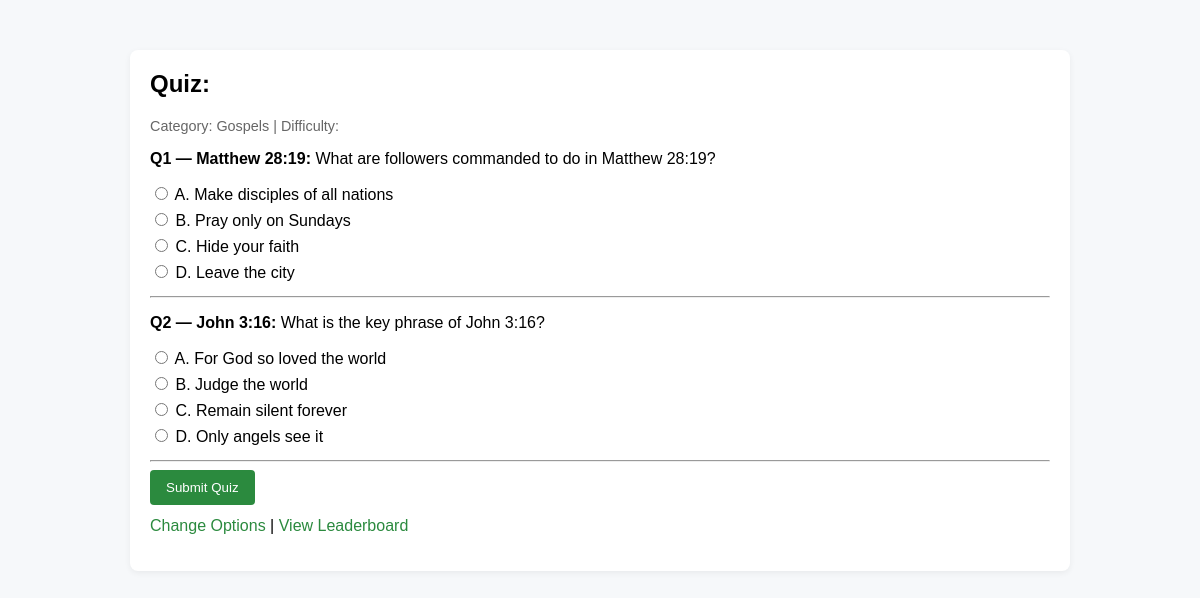
Page /quiz.php?category=Gospels on the committed database.
### tables this page shows
CREATE TABLE IF NOT EXISTS questions (
  id INT AUTO_INCREMENT PRIMARY KEY,
  scripture_ref VARCHAR(120),
  question TEXT,
  option_a VARCHAR(255),
  option_b VARCHAR(255),
  option_c VARCHAR(255),
  option_d VARCHAR(255),
  correct CHAR(1) NOT NULL,
  category VARCHAR(100) DEFAULT 'Faith',
  difficulty ENUM('Easy','Medium','Hard') DEFAULT 'Easy'
);

### src/functions.php (called while the page is built, shortened)
<?php
function esc($s){
    return htmlspecialchars($s, ENT_QUOTES | ENT_SUBSTITUTE, 'UTF-8');
}
?>

### public/quiz.php (the view, shortened to what this page needs)
<?php
require_once __DIR__ . '/../src/db.php';
require_once __DIR__ . '/../src/functions.php';
$category = $_SESSION['quiz_category'] ?? '';
$difficulty = $_SESSION['quiz_difficulty'] ?? '';
$n = intval($_SESSION['quiz_n'] ?? 10);
$where = [];
$params = [];
$types = '';
if ($category !== '') {
    $where[] = "category = ?";
    $types .= 's';
    $params[] = $category;
}
$sql = "SELECT id, scripture_ref, question, option_a, option_b, option_c, option_d FROM questions";
if (count($where)) $sql .= " WHERE " . implode(' AND ', $where);
$sql .= " ORDER BY RAND() LIMIT ?";
$stmt = $mysqli->prepare($sql);
if (count($params)) {
    $types_full = $types . 'i';
    $params_full = $params;
    $params_full[] = $n;
    $stmt->bind_param($types_full, ...$params_full);
} else {
    $stmt->bind_param('i', $n);
}
$stmt->execute();
$result = $stmt->get_result();
$questions = $result->fetch_all(MYSQLI_ASSOC);
?>
<!doctype html>
<html>
<head>
<link rel="stylesheet" href="style.css">
</head>
<body>
<div class="container">
  <h2>Quiz: <?= esc($_SESSION['user_name'] ?? 'Guest') ?></h2>
  <p class="small">Category: <?= esc($category) ?> | Difficulty: <?= esc($difficulty) ?></p>
  <?php if (count($questions) === 0): ?>
    <p>No questions found for the selected filters. <a href="index.php">Go back</a>.</p>
  <?php else: ?>
  <form method="post" id="quizForm">
    <?php foreach($questions as $i => $q): ?>
      <div class="quiz-question">
        <p><strong>Q<?= $i+1 ?> — <?= esc($q['scripture_ref']) ?>:</strong> <?= esc($q['question']) ?></p>
        <div class="options">
          <label><input type="radio" name="answers[<?= $q['id'] ?>]" value="A" required> A. <?= esc($q['option_a']) ?></label>
          <label><input type="radio" name="answers[<?= $q['id'] ?>]" value="B"> B. <?= esc($q['option_b']) ?></label>
          <label><input type="radio" name="answers[<?= $q['id'] ?>]" value="C"> C. <?= esc($q['option_c']) ?></label>
          <label><input type="radio" name="answers[<?= $q['id'] ?>]" value="D"> D. <?= esc($q['option_d']) ?></label>
        </div>
      </div>
      <hr>
    <?php endforeach; ?>
    <button type="submit">Submit Quiz</button>
  </form>
  <?php endif; ?>
  <p style="margin-top:12px;"><a class="link" href="index.php">Change Options</a> | <a class="link" href="leaderboard.php">View Leaderboard</a></p>
</div>
</body>
</html>

### public/style.css (style rules this page uses)
body { font-family:Arial,Helvetica,sans-serif;background:#f6f8fa;margin:0;padding:20px; }
.container { max-width:900px;margin:30px auto;background:#fff;padding:20px;border-radius:8px;box-shadow:0 2px 6px rgba(0,0,0,0.06); }
h1,h2 { margin-top:0; }
button, input[type="submit"] { background:#2b8a3e;color:#fff;border:0;padding:10px 16px;border-radius:4px;cursor:pointer; }
.quiz-question { margin-bottom:14px; }
.options label { display:block;margin:6px 0; }
.link { color:#2b8a3e;text-decoration:none; }
.small { font-size:0.9em;color:#666; }

### rows in the picture
questions: scripture_ref "Matthew 28:19", question "What are followers commanded to do in Matthew 28:19?", option_a "Make disciples of all nations", option_b "Pray only on Sundays", option_c "Hide your faith", option_d "Leave the city"
questions: scripture_ref "John 3:16", question "What is the key phrase of John 3:16?", option_a "For God so loved the world", option_b "Judge the world", option_c "Remain silent forever", option_d "Only angels see it"

### other values in the picture
$category "Gospels"
